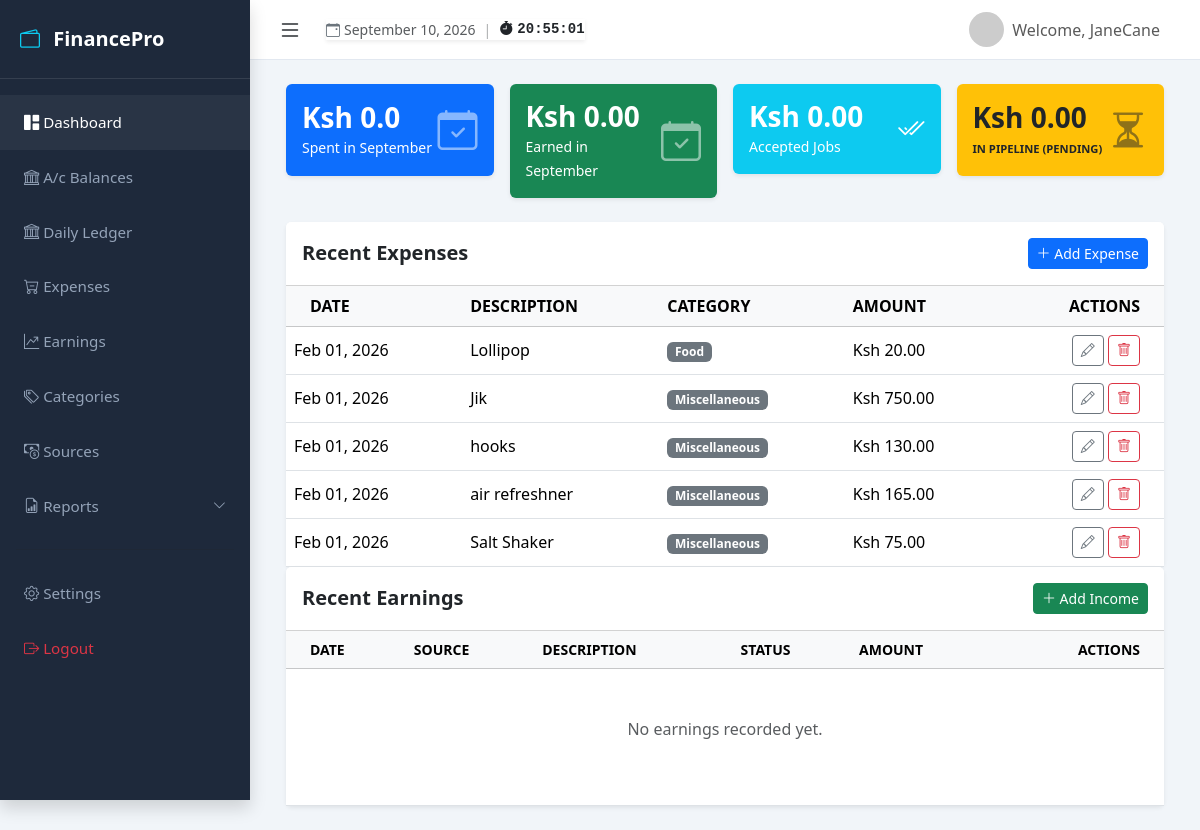
Page /dashboard (signed in) on the earlier database version.
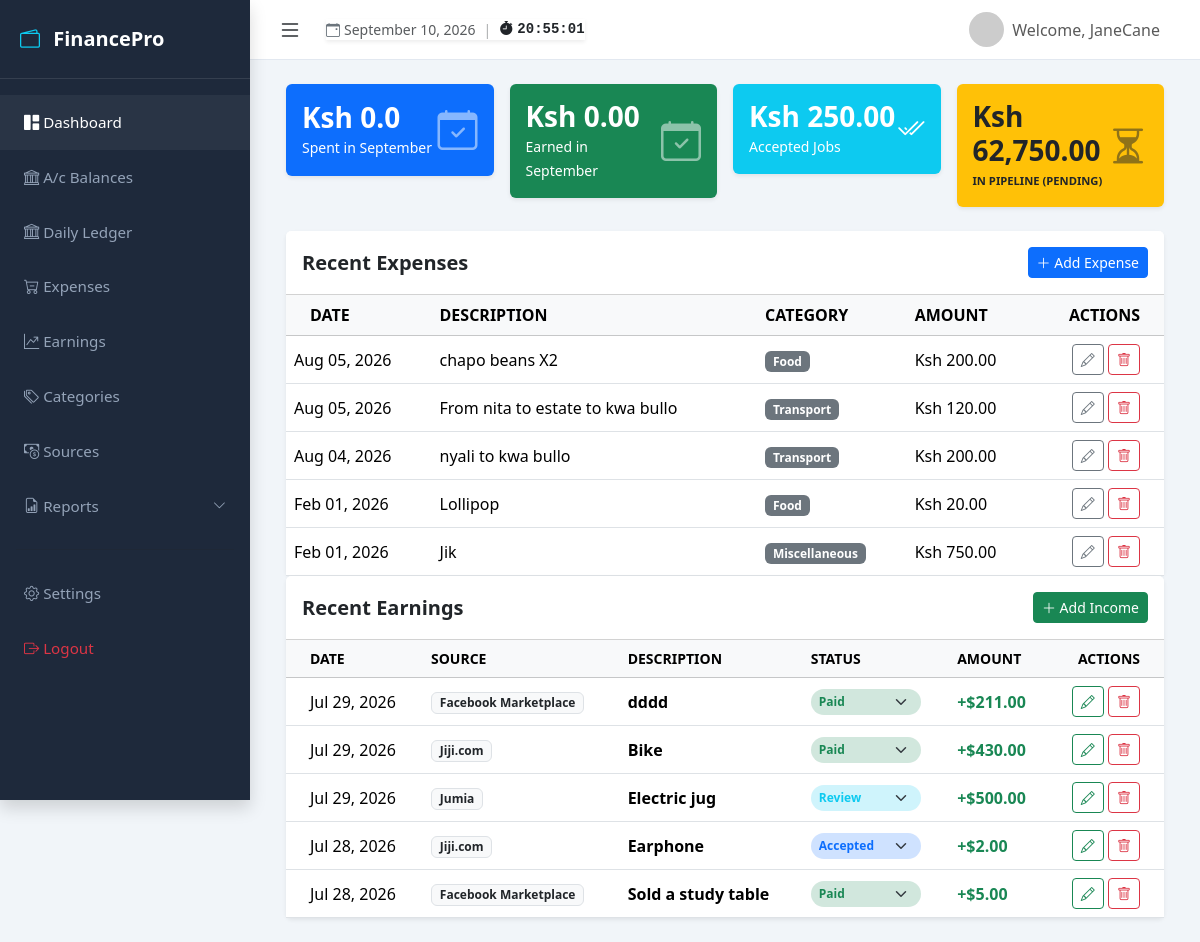
Same page on the later database version.
### myapp/models.py (models this page shows, shortened)
class Expense(models.Model):
    user = models.ForeignKey(User, on_delete=models.CASCADE, related_name='expenses')
    amount = models.DecimalField(
        max_digits=10,
        decimal_places=2,
        validators=[MinValueValidator(Decimal('0.01'))]
    )
    category = models.ForeignKey(
        Category,
        on_delete=models.SET_NULL,
        null=True,
        blank=True,
        related_name='expenses'
    )
    description = models.TextField(blank=True, null=True)
    date = models.DateField(default=timezone.now)
    created_at = models.DateTimeField(auto_now_add=True)
    updated_at = models.DateTimeField(auto_now=True)
    class Meta:
        ordering = ['-date', '-created_at']

class Category(models.Model):
    user = models.ForeignKey(User, on_delete=models.CASCADE, related_name='categories')
    name = models.CharField(max_length=100)
    description = models.TextField(blank=True, null=True)
    created_at = models.DateTimeField(auto_now_add=True)
    class Meta:
        verbose_name_plural = "Categories"
        ordering = ['name']
        unique_together = ('user', 'name')

class Earning(models.Model):
    STATUS_CHOICES = [
        ('in_progress', 'In Progress'),
        ('in_review', 'In Review'),
        ('accepted', 'Accepted'),
        ('paid', 'Paid'),
    ]
    user = models.ForeignKey(User, on_delete=models.CASCADE)
    source = models.ForeignKey(Source, on_delete=models.SET_NULL, null=True)
    amount = models.DecimalField(max_digits=10, decimal_places=2)
    description = models.TextField(blank=True, null=True)
    status = models.CharField(max_length=20, choices=STATUS_CHOICES, default='in_progress')
    date = models.DateField(default=timezone.now)
    created_at = models.DateTimeField(auto_now_add=True)
    updated_at = models.DateTimeField(auto_now=True)
    class Meta:
        ordering = ['-date', '-created_at']

class Source(models.Model):
    user = models.ForeignKey(User, on_delete=models.CASCADE, related_name='sources')
    name = models.CharField(max_length=100)
    description = models.TextField(blank=True, null=True)
    created_at = models.DateTimeField(auto_now_add=True)
    class Meta:
        verbose_name_plural = "Sources"
        ordering = ['name']
        unique_together = ('user', 'name')

### myapp/views.py (the view, shortened to what this page needs)
# urls.py: path('dashboard',views.dashboard, name='dashboard'),
@login_required
def dashboard(request):
    now = timezone.now()
    all_expenses = Expense.objects.filter(user=request.user).order_by('-date', '-id').select_related('category')
    all_earnings = Earning.objects.filter(user=request.user).order_by('-date', '-created_at').select_related('source')
    categories = Category.objects.filter(user=request.user)
    sources = Source.objects.filter(user=request.user)
    monthly_spent = all_expenses.filter(
        date__year=now.year,
        date__month=now.month
    ).aggregate(total=Sum('amount'))['total'] or 0.0
    monthly_earning = all_earnings.filter(
        date__year=now.year,
        date__month=now.month
    ).aggregate(total=Sum('amount'))['total'] or 0.0
    recent_expenses = all_expenses[:5]
    recent_earnings = all_earnings[:5]
    total_earnings = monthly_earning * 125
    accepted_tot = Earning.objects.filter(user=request.user, status='accepted').aggregate(total=Sum('amount'))['total'] or 0.0
    accepted_total = accepted_tot * 125
    pipeline_statuses = ['accepted', 'in_review', 'in_progress']
    pipeline_tot = Earning.objects.filter(user=request.user, status__in=pipeline_statuses).aggregate(total=Sum('amount'))['total'] or 0.0
    pipeline_total = pipeline_tot * 125
    earning_form = EarningForm(user=request.user)
    form = ExpenseForm(user=request.user)
    context = {
        'recent_expenses': recent_expenses,
        'monthly_spent': monthly_spent,
        'categories': categories,
        'recent_earnings': recent_earnings,
        'monthly_earning': total_earnings,
        'sources': sources,
        'accepted_total': accepted_total,
        'pipeline_total': pipeline_total,
        'current_month_name': now.strftime('%B'),
        'form': form,
        'earning_form': earning_form,
    }
    return render(request, 'myapp/dashboard.html', context)

### myapp/forms.py
class ExpenseForm(forms.ModelForm):
    class Meta:
        model = Expense
        fields = ['amount', 'category', 'description', 'date']
        widgets = {
            'date': forms.DateInput(attrs={'type': 'date', 'class': 'form-control'}),
            'amount': forms.NumberInput(attrs={'class': 'form-control', 'step': '0.01', 'min': '0.01'}),
            'category': forms.Select(attrs={'class': 'form-select'}),
            'description': forms.Textarea(attrs={'class': 'form-control', 'rows': 3}),
        }
    def __init__(self, *args, **kwargs):
        user = kwargs.pop('user', None)
        super().__init__(*args, **kwargs)
        if user:
            categories = Category.objects.filter(user=user)
            self.fields['category'].queryset = categories
            self.fields['category'].label_from_instance = lambda obj: obj.name
        self.fields['category'].empty_label = "Select a category (optional)"

### myapp/templates/myapp/dashboard.html (shortened to what the changed rows need)
{% extends 'myapp/base.html' %}
{% block content %}
{% load l10n %}
<body>
<div class="container-fluid">
    <div class="row g-3 mb-4">
        <div class="col-md-3">
            <div class="card bg-info text-white shadow-sm border-0">
                <div class="card-body d-flex justify-content-between align-items-center">
                    <div>
                        <h3 class="fw-bold mb-0" id="accepted-total-card" >Ksh {{ accepted_total|floatformat:2|localize }}</h3>
                        <small>Accepted Jobs</small>
                    </div>
                </div>
            </div>
        </div>
        <div class="col-md-3">
            <div class="card bg-warning text-dark shadow-sm border-0">
                <div class="card-body d-flex justify-content-between align-items-center">
                    <div>
                        <h3 class="fw-bold mb-0" id="pipeline-total-card" >Ksh {{ pipeline_total|floatformat:2|localize }}</h3>
                        <small class="fw-semibold text-uppercase" style="font-size: 0.7rem;">In Pipeline (Pending)</small>
                    </div>
                </div>
            </div>
        </div>
    </div>
    <div class="card shadow-sm border-0">
        <div class="card-body p-0">
            <div class="table-responsive">
                <table class="table table-hover align-middle mb-0">
                    <thead class="table-light">
                        <tr>
                            <th class="ps-4">DATE</th>
                            <th>DESCRIPTION</th>
                            <th>CATEGORY</th>
                            <th>AMOUNT</th>
                            <th class="text-end pe-4">ACTIONS</th>
                        </tr>
                    </thead>
                    <tbody id="expenses-table-body">
                        {% include 'partials/expense_rows.html' %}
                    </tbody>
                </table>
            </div>
        </div>
    </div>
   <div class="card border-0 shadow-sm">
        <div class="card-body p-0">
            <div class="table-responsive">
                <table class="table table-hover align-middle mb-0">
                    <thead class="table-light">
                        <tr class="small text-uppercase text-muted">
                            <th class="ps-4">Date</th>
                            <th>Source</th>
                            <th>Description</th>
                            <th>Status</th>
                            <th>Amount</th>
                            <th class="text-end pe-4">Actions</th>
                        </tr>
                    </thead>
                    <tbody id="earnings-table-body">
                        {% include 'partials/earning_rows.html' %}
                    </tbody>
                </table>
            </div>
        </div>
    </div>
</div>
{% include 'myapp/add_earning.html' %}
</body>
{% endblock %}

### myapp/templates/partials/expense_rows.html (shortened to what this page needs)
{% for expense in recent_expenses %}
<tr id="expense-row-{{ expense.id }}">
    <td class="expense-date">{{ expense.date|date:"M d, Y" }}</td>
    <td class="expense-description">{{ expense.description }}</td>
    <td>
        <span class="badge bg-secondary expense-category">{{ expense.category.name }}</span>
    </td>
    <td class="expense-amount">Ksh {{ expense.amount|floatformat:2 }}</td>
    <td class="text-end pe-4">
        <button type="button"
            class="btn btn-sm btn-outline-secondary edit-expense-btn"
            data-bs-toggle="modal"
            data-bs-target="#editExpenseModal"
            data-url="{% url 'expenses:edit_expense_dashboard' expense.pk %}"
            data-description="{{ expense.description|default:'' }}"
            data-amount="{{ expense.amount|stringformat:'.2f' }}"
            data-category="{{ expense.category.id }}"
            data-date="{{ expense.date|date:'Y-m-d' }}">
            <i class="bi bi-pencil"></i>
        </button>
        <form method="post" action="{% url 'expenses:delete_expense_dashboard' expense.pk %}" class="d-inline">
            <button type="button"
                    class="btn btn-sm btn-outline-danger open-delete-modal"
                    data-bs-toggle="modal"
                    data-bs-target="#deleteModal"
                    data-url="{% url 'expenses:delete_expense_dashboard' expense.pk %}"
                    data-description="{{ expense.description }}">
                    <i class="bi bi-trash"></i>
            </button>
        </form>
    </td>
</tr>
{% empty %}
<tr>
    <td colspan="5" class="text-center">No recent expenses found.</td>
</tr>
{% endfor %}

### myapp/templates/partials/earning_rows.html (shortened to what this page needs)
 {% for earning in recent_earnings %}
    <tr id="earning-row-{{ earning.pk }}">
        <td class="ps-4 text-nowrap earning-date">{{ earning.date|date:"M d, Y" }}</td>
        <td>
            <span class="badge bg-light text-dark border earning-source">{{ earning.source.name|default:"General" }}</span>
        </td>
        <td><span class="fw-semibold earning-description">{{ earning.description|truncatechars:30|default:"—" }}</span></td>
        <td>
            <select class="form-select form-select-sm status-dropdown border-0 shadow-none rounded-pill earning-status
                {% if earning.status == 'paid' %}bg-success-subtle text-success
                {% elif earning.status == 'accepted' %}bg-primary-subtle text-primary
                {% elif earning.status == 'in_review' %}bg-info-subtle text-info
                {% else %}bg-warning-subtle text-warning{% endif %}"
                data-url="{% url 'expenses:update_earning_status' earning.pk %}"
                style="width: 110px; cursor: pointer; font-size: 0.75rem; font-weight: 600;">
                <option value="in_review" {% if earning.status == 'in_review' %}selected{% endif %}>Review</option>
                <option value="accepted" {% if earning.status == 'accepted' %}selected{% endif %}>Accepted</option>
                <option value="paid" {% if earning.status == 'paid' %}selected{% endif %}>Paid</option>
            </select>
        </td>
        <td><span class="text-success fw-bold earning-amount">+${{ earning.amount }}</span></td>
        <td class="text-end pe-4">
            <button type="button"
                    class="btn btn-sm btn-outline-success edit-earning-btn"
                    data-bs-toggle="modal"
                    data-bs-target="#editEarningModal"
                    data-url="{% url 'expenses:edit_earning_dashboard' earning.pk %}"
                    data-description="{{ earning.description|default:'' }}"
                    data-amount="{{ earning.amount|stringformat:'.2f' }}"
                    data-source="{{ earning.source.id }}"
                    data-status="{{ earning.status }}"
                    data-date="{{ earning.date|date:'Y-m-d' }}">
                <i class="bi bi-pencil"></i>
            </button>
            <form method="post" action="{% url 'expenses:delete_earning_dashboard' earning.pk %}" class="d-inline delete-earning-form">
                <button type="button"
                        class="btn btn-sm btn-outline-danger open-delete-modal"
                        data-bs-toggle="modal"
                        data-bs-target="#deleteEarningModal"
                        data-url="{% url 'expenses:delete_earning_dashboard' earning.pk %}"
                        data-description="{{ earning.description }}">
                    <i class="bi bi-trash"></i>
                </button>
            </form>
        </td>
    </tr>
    {% empty %}
    <tr id="no-earnings-row">
        <td colspan="6" class="text-center py-5">
            <p class="text-muted">No earnings recorded yet.</p>
        </td>
    </tr>
    {% endfor %}

Differences in the rows shown:
no longer on this page (row unchanged): Expense: date "Feb 01, 2026", description "hooks", category.name "Miscellaneous", amount "130.00"
no longer on this page (row unchanged): Expense: date "Feb 01, 2026", description "air refreshner", category.name "Miscellaneous", amount "165.00"
no longer on this page (row unchanged): Expense: date "Feb 01, 2026", description "Salt Shaker", category.name "Miscellaneous", amount "75.00"
added Expense: date "Aug 05, 2026", description "chapo beans X2", category.name "Food", amount "200.00"
added Expense: date "Aug 05, 2026", description "From nita to estate to kwa bullo", category.name "Transport", amount "120.00"
added Expense: date "Aug 04, 2026", description "nyali to kwa bullo", category.name "Transport", amount "200.00"
added Earning: date "Jul 29, 2026", source.name "Facebook Marketplace", description "dddd", status+id "Paid", amount "211.00"
added Earning: date "Jul 29, 2026", source.name "Jiji.com", description "Bike", status+id "Paid", amount "430.00"
added Earning: date "Jul 29, 2026", source.name "Jumia", description "Electric jug", status+id "Review", amount "500.00"
added Earning: date "Jul 28, 2026", source.name "Jiji.com", description "Earphone", status+id "Accepted", amount "2.00"
added Earning: date "Jul 28, 2026", source.name "Facebook Marketplace", description "Sold a study table", status+id "Paid", amount "5.00"
Other differences:
{{ accepted_total|floatformat:2|localize }}: "0.00" → "250.00"
{{ pipeline_total|floatformat:2|localize }}: "0.00" → "62,750.00"
text no longer shown: "No earnings recorded yet."
